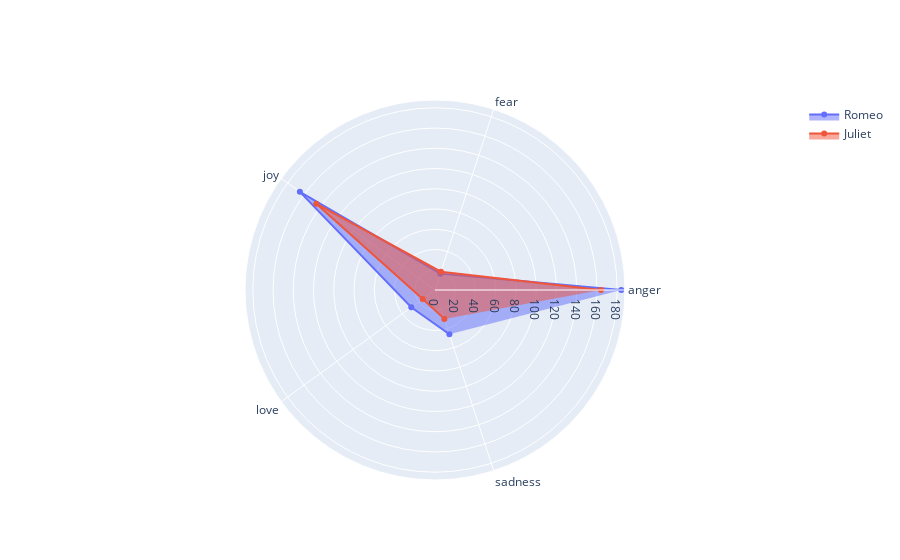

Source (notebook cell):
### Code cell
categories = list(df_count.emotion.unique())
fig = go.Figure()
fig.add_trace(go.Scatterpolar(
    r=list(df_count.loc[df_count["Player"]=="ROMEO", "count"]),
    theta=list(df_count.loc[df_count["Player"]=="ROMEO", "emotion"]),
    fill="toself",
    name="Romeo"
))

fig.add_trace(go.Scatterpolar(
    r=list(df_count.loc[df_count["Player"]=="JULIET", "count"]),
    theta=list(df_count.loc[df_count["Player"]=="JULIET", "emotion"]),
    fill="toself",
    name="Juliet"
))


fig.update_layout(
  polar=dict(
    radialaxis=dict(
      visible=True
    )),
  showlegend=True
)

fig.show()

### Figure 1 — Plotly figure (JSON) as saved in the notebook; plotly's stock layout.template omitted (floating-point values rounded to 4 significant figures)
{"data": [{"fill": "toself", "name": "Romeo", "r": [184, 17, 165, 29, 46], "theta": ["anger", "fear", "joy", "love", "sadness"], "type": "scatterpolar"}, {"fill": "toself", "name": "Juliet", "r": [164, 19, 145, 15, 30], "theta": ["anger", "fear", "joy", "love", "sadness"], "type": "scatterpolar"}], "layout": {"polar": {"radialaxis": {"visible": true}}, "showlegend": true}}
